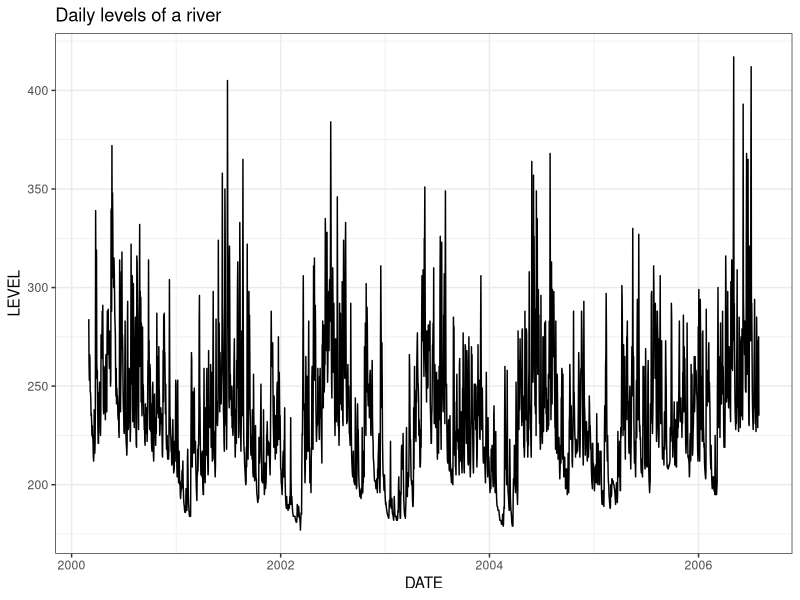
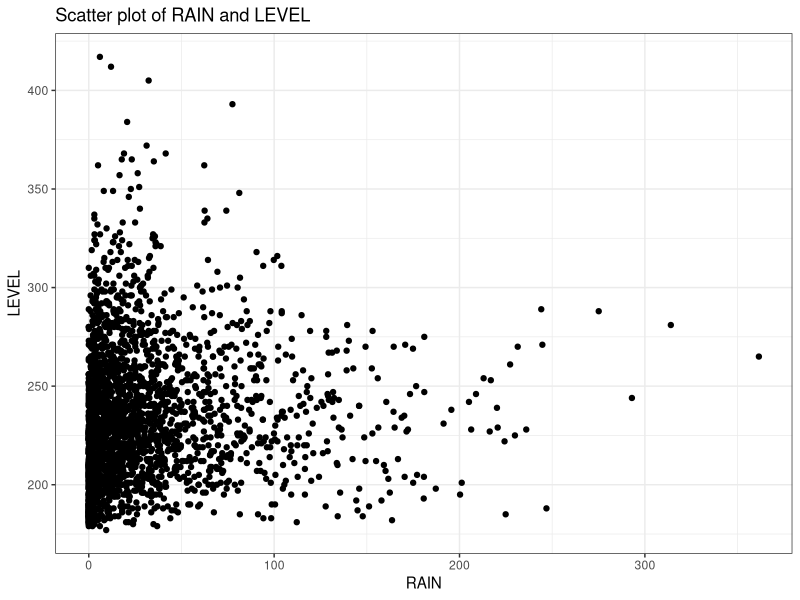
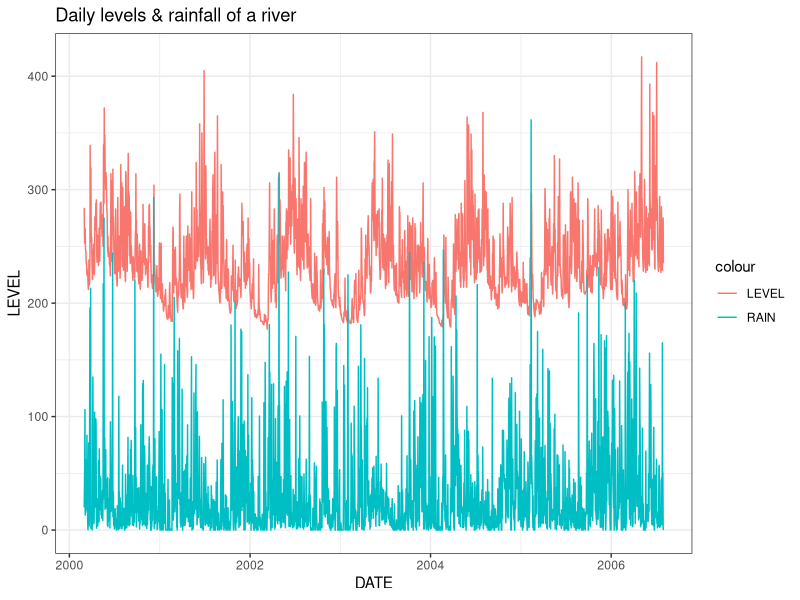

Reproduce these figures in R, in order.
dataset <- read.csv('PAICOL.csv')

# Replace the value of DATE with formatted dates and then display the summary of the data using the function summary()

sapply(dataset, class)
dataset$DATE <- as.Date(dataset$DATE)
sapply(dataset, class)
summary(dataset)

# Load ggplot package and visulaize the following using ggplot functions
install.packages("ggplot2")
library(ggplot2)

#a.

ggplot(data = dataset, aes(x = DATE, y = LEVEL)) + geom_line() + labs(title = "Daily levels of a river") + theme_bw()

#b. 

ggplot(data = dataset, aes(x = RAIN, y = LEVEL)) + geom_point() + labs(title = "Scatter plot of RAIN and LEVEL") + theme_bw()

#c.

ggplot(data = dataset, aes(x = DATE, y = LEVEL)) + geom_line(aes(color = "LEVEL")) +
  geom_line(aes(x = DATE, y = RAIN, color = "RAIN")) + labs(title = "Daily levels & rainfall of a river") + theme_bw()
